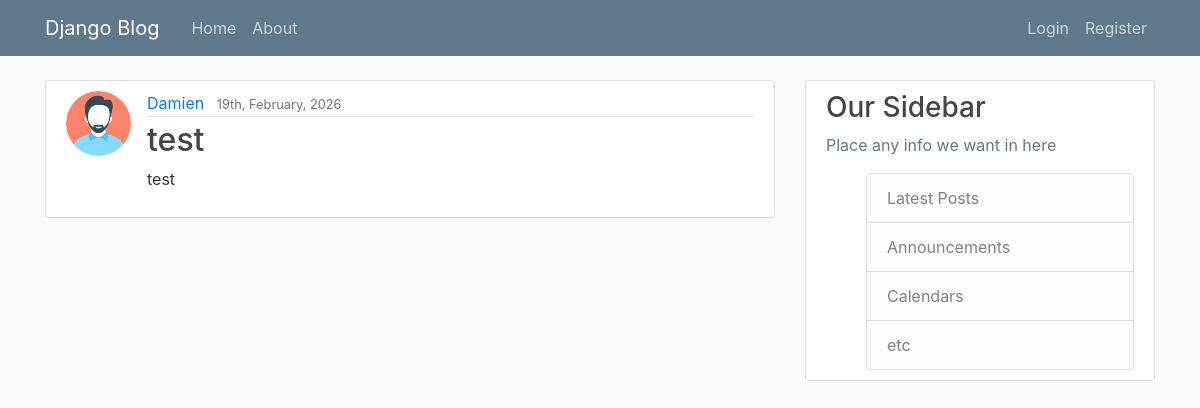
The page /post/13/ on the database its author committed.
### blog/models.py (models this page shows, shortened)
class Post(models.Model):
    title = models.CharField(max_length=100)
    content = models.TextField()
    date_posted = models.DateTimeField(default=timezone.now)
    author = models.ForeignKey(User, on_delete=models.CASCADE, related_name='posts')

### users/models.py (models this page shows, shortened)
class Profile(models.Model):
    user = models.OneToOneField(User, on_delete=models.CASCADE)
    image = models.ImageField(default='default.png', upload_to='profile_pics')

### blog/views.py (the view)
# urls.py: path('post/<int:pk>/', PostDetailView.as_view(), name='post-detail'),
class PostDetailView(DetailView):
    model = Post

### blog/templates/blog/post_detail.html (shortened to what this page needs)
{% extends "blog/base.html" %}
{% block content %}
<article class="media content-section">
    <img class="rounded-circle article-img" src="{{ object.author.profile.image.url }}">
    <div class="media-body">
        <div class="article-metadata">
            <a class="mr-2" href="#">{{ object.author }}</a>
            <small class="text-muted">{{ object.date_posted|date:'dS, F, Y' }}</small>
        </div>
        <h2 class="article-title">{{ object.title }}</h2>
        <p class="article-content">{{ object.content }}</p>
    </div>
</article>
{% endblock content %}

### blog/static/blog/main.css (style rules this page uses)
body { background: #fafafa; color: #333333; margin-top: 5rem; }
h1, h2, h3, h4, h5, h6 { color: #444444; }
.content-section { background: #ffffff; padding: 10px 20px; border: 1px solid #dddddd; border-radius: 3px; margin-bottom: 20px; }
.article-title { color: #444444; }
.article-content { white-space: pre-line; }
.article-img { height: 65px; width: 65px; margin-right: 16px; }
.article-metadata { padding-bottom: 1px; margin-bottom: 4px; border-bottom: 1px solid #e3e3e3 }

### rows shown on the page
Post: author.profile.image (picture), author "Damien", date_posted "19th, February, 2026", title "test", content "test"
